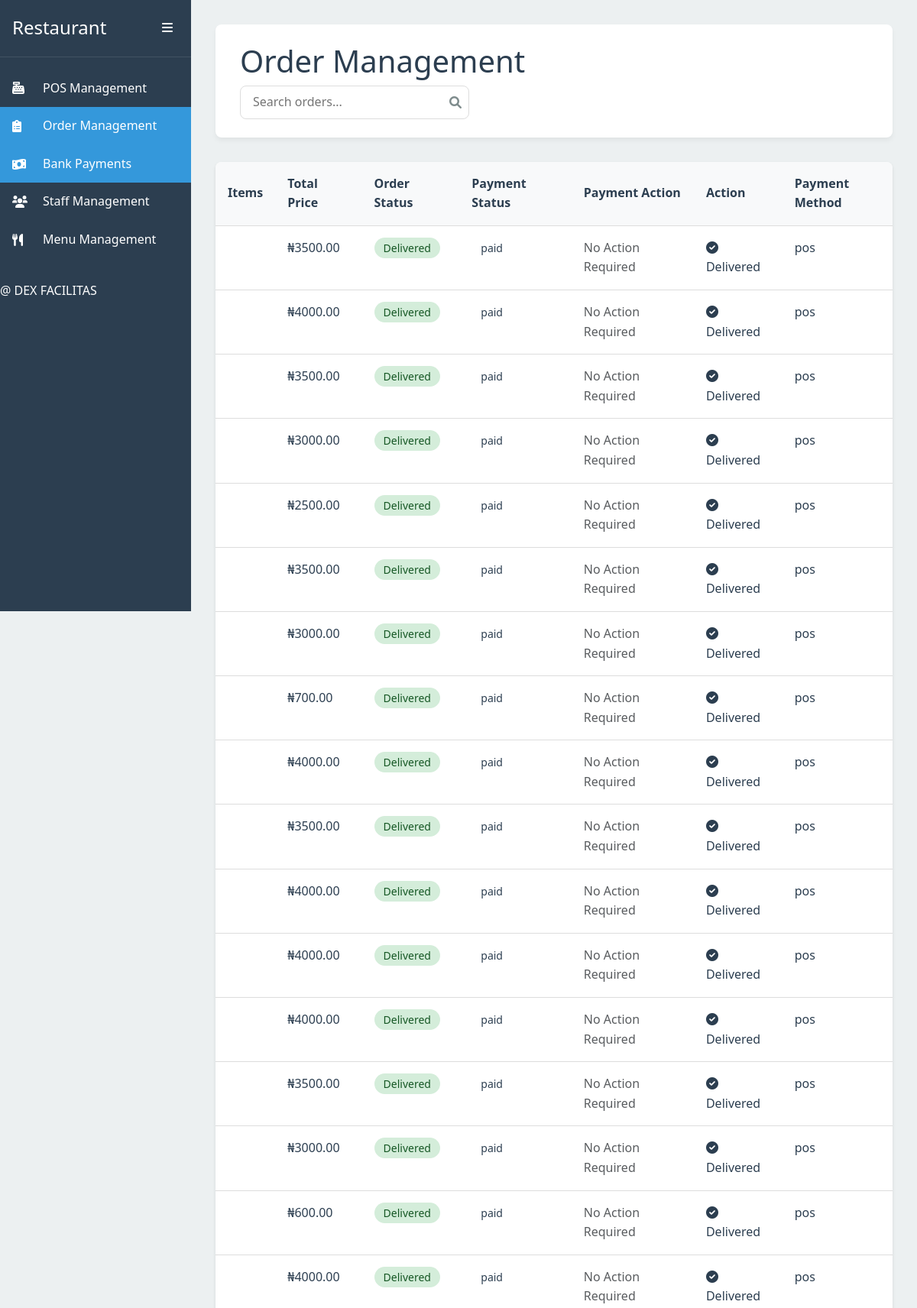
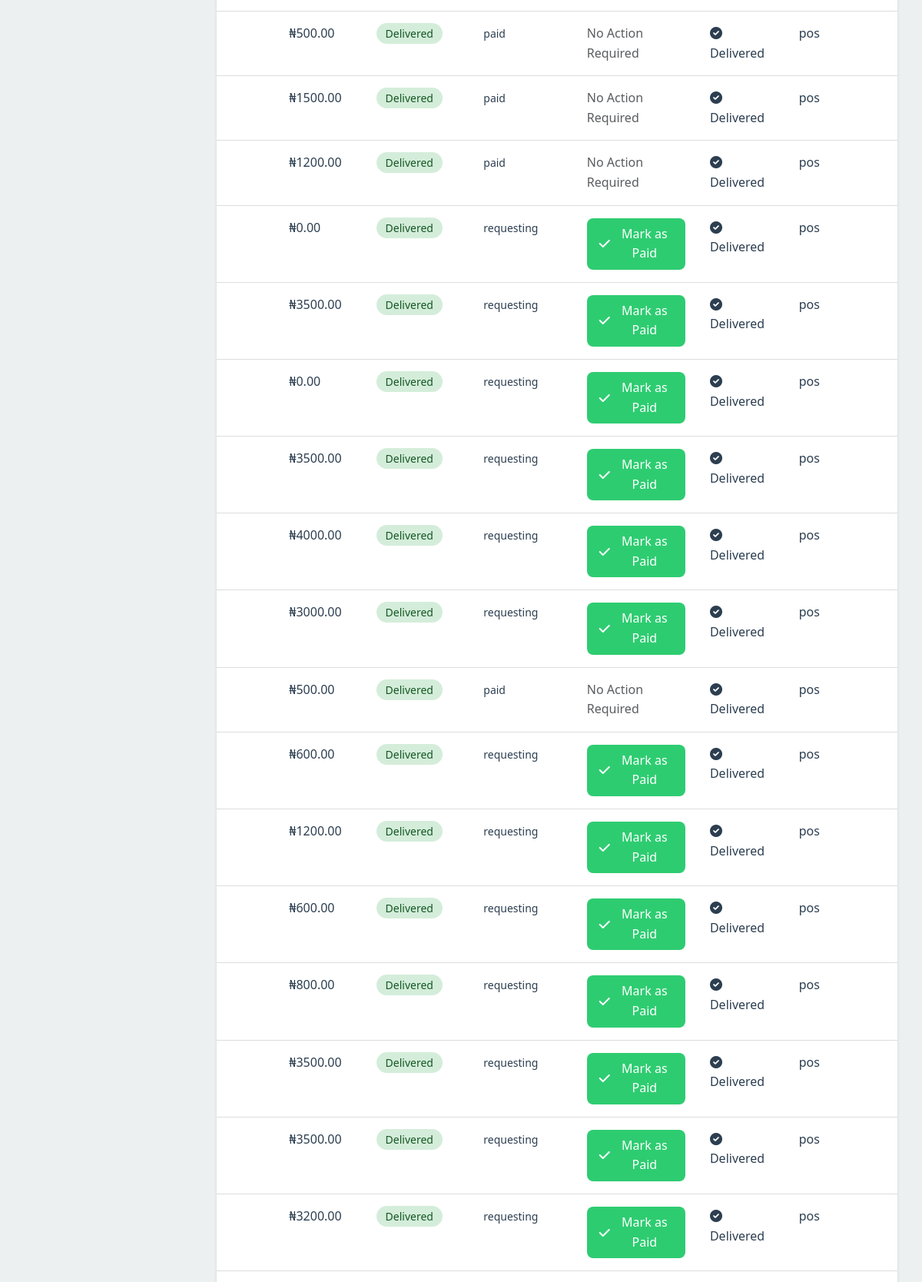
Screenshot of /orders/ (upper part) with the database file from the repository (2 pictures, top to bottom).
### myapp/models.py (models this page shows, shortened)
class Order(models.Model):
    STATUS_CHOICES = [
        ('pending', 'Pending'),
        ('delivered', 'Delivered'),
        ('cancelled', 'Cancelled'),
    ]
    PAYMENT_METHODS = [
        ('online', 'Online'),
        ('pos', 'POS'),
        ('transfer', 'Bank Transfer'),
    ]
    PAYMENT_STATUS_CHOICES = [
        ('requesting', 'Requesting'),
        ('paid', 'Paid'),
        ('failed', 'Failed'),
    ]
    table_number = models.IntegerField()
    item = models.CharField(max_length=255)
    price = models.DecimalField(max_digits=10, decimal_places=2)
    status = models.CharField(max_length=10, choices=STATUS_CHOICES, default='pending')
    payment_method = models.CharField(max_length=10, choices=PAYMENT_METHODS, default='pos')
    payment_status = models.CharField(max_length=20, choices=PAYMENT_STATUS_CHOICES, default='requesting')
    created_at = models.DateTimeField(auto_now_add=True)

### myapp/views.py (the view)
# urls.py: path('orders/', views.view_orders, name='view_orders'),  # View orders
def view_orders(request):
    orders = Order.objects.all()
    order_items = []
    for order in orders:
        items = request.session.get(f'order_list_{order.id}', [])
        for item in items:
            order_items.append({
                'order_id': order.id,
                'name': item['name'],
                'price': item['price']
            })
    return render(request, 'orders.html', {
        'orders': orders,
        'order_items': order_items
    })

### myapp/templatetags/order_filters.py (called while the page is built)
@register.filter
def get_order_items(order_items, order_id):
    return [item for item in order_items if item['order_id'] == order_id]

### myapp/templates/orders.html (shortened to what this page needs)
{% load static %}
{% load order_filters %}
<!DOCTYPE html>
<html lang="en">
<head>
    <link href="https://cdn.jsdelivr.net/npm/bootstrap@5.3.0/dist/css/bootstrap.min.css" rel="stylesheet">
    <link rel="stylesheet" href="{% static 'dashboard.css' %}">
    <link rel="stylesheet" href="https://cdnjs.cloudflare.com/ajax/libs/font-awesome/6.0.0/css/all.min.css">
</head>
<body>
    <div class="dashboard">
        <aside class="sidebar" id="sidebar">
            <div class="sidebar-header">
                <h2>Restaurant</h2>
                <button class="sidebar-toggle" id="sidebarToggle">
                    <i class="fas fa-bars"></i>
                </button>
            </div>
            <nav class="sidebar-nav">
                <ul>
                    <li>
                        <a href="{% url 'manage_pos_payments' %}" class="nav-link">
                            <i class="fas fa-cash-register"></i>
                            <span>POS Management</span>
                        </a>
                    </li>
                    <li>
                        <a href="{% url 'view_orders' %}" class="nav-link active">
                            <i class="fas fa-clipboard-list"></i>
                            <span>Order Management</span>
                        </a>
                    </li>
                    <li>
                        <a href="{% url 'manage_bank_payments' %}" class="nav-link active">
                            <i class="fas fa-money-bill-wave"></i>
                            <span>Bank Payments</span>
                        </a>
                    </li>
                    <li>
                        <a href="{% url 'staff_management'%}" class="nav-link">
                            <i class="fas fa-users"></i>
                            <span>Staff Management</span>
                        </a>
                    </li>
                    <li>
                        <a href="{% url 'menu_management'%}" class="nav-link">
                            <i class="fas fa-utensils"></i>
                            <span>Menu Management</span>
                        </a>
                    </li>
                </ul>
                <h6>@ DEX FACILITAS</h6>
            </nav>
        </aside>
        <main class="main-content">
            <header class="content-header">
                <h1>Order Management</h1>
                <div class="header-actions">
                    <div class="search-box">
                        <input type="text" placeholder="Search orders...">
                        <i class="fas fa-search"></i>
                    </div>
                </div>
            </header>
            <div class="content-body">
                <div class="orders-table-wrapper">
                    <table class="orders-table">
                        <thead>
                            <tr>
                                <th>Items</th>
                                <th>Total Price</th>
                                <th>Order Status</th>
                                <th>Payment Status</th>
                                <th>Payment Action</th>
                                <th>Action</th>
                                <th>Payment Method</th>
                            </tr>
                        </thead>
                        <tbody>
                            {% for order in orders %}
                            <tr data-order-id="{{ order.id }}">
                                <td>
                                </td>
                                <td class="price">₦{{ order.price }}</td>
                                <td>
                                    <span class="status-badge status-{{ order.get_status_display|lower }}">
                                        {{ order.get_status_display }}
                                    </span>
                                </td>
                                <td>
                                    <span class="payment-badge payment-{{ order.payment_status|lower }}">
                                        {{ order.payment_status }}
                                    </span>
                                </td>
                                <td>
                                    {% if order.payment_status == 'requesting' %}
                                    <form method="post" action="{% url 'mark_as_paid' order.id %}" class="payment-form">
                                        <button type="submit" class="btn-action btn-pay">
                                            <i class="fas fa-check"></i> Mark as Paid
                                        </button>
                                    </form>
                                    {% else %}
                                    <span class="text-muted">No Action Required</span>
                                    {% endif %}
                                </td>
                                <td>
                                    {% if order.status == 'pending' %}
                                    <button class="btn-action btn-deliver" onclick="markAsDelivered({{ order.id }})">
                                        <i class="fas fa-truck"></i> Mark Delivered
                                    </button>
                                    {% else %}
                                    <span class="status-complete">
                                        <i class="fas fa-check-circle"></i> Delivered
                                    </span>
                                    {% endif %}
                                </td>
                                <td>{{ order.payment_method }}</td>
                            </tr>
                            {% endfor %}
                        </tbody>
                    </table>
                </div>
            </div>
            </div>
</body>
</html>

### myapp/static/dashboard.css (style rules this page uses)
:root { --primary-color: #2c3e50; --secondary-color: #34495e; --accent-color: #3498db; --success-color: #2ecc71; --warning-color: #f1c40f; --danger-color: #e74c3c; --text-primary: #2c3e50; --text-secondary: #7f8c8d; --background-light: #ecf0f1; --sidebar-width: 250px; --sidebar-collapsed-width: 70px; --header-height: 60px; --border-radius: 8px; --transition-speed: 0.3s; }
* { margin: 0; padding: 0; box-sizing: border-box; }
body { font-family: 'Segoe UI', Tahoma, Geneva, Verdana, sans-serif; background-color: var(--background-light); color: var(--text-primary); line-height: 1.6; }
.dashboard { display: flex; min-height: 100vh; }
.sidebar { width: var(--sidebar-width); background-color: var(--primary-color); color: white; transition: width var(--transition-speed) ease; position: fixed; height: 100vh; z-index: 1000; }
.sidebar-header { padding: 1rem; display: flex; align-items: center; justify-content: space-between; border-bottom: 1px solid rgba(255, 255, 255, 0.1); }
.sidebar-header h2 { font-size: 1.5rem; margin: 0; }
.sidebar-toggle { background: none; border: none; color: white; cursor: pointer; padding: 0.5rem; }
.sidebar-nav ul { list-style: none; padding: 1rem 0; }
.nav-link { display: flex; align-items: center; padding: 0.75rem 1rem; color: white; text-decoration: none; transition: background-color var(--transition-speed) ease; }
.nav-link i { width: 24px; margin-right: 1rem; }
.nav-link.active { background-color: var(--accent-color); }
.main-content { flex: 1; margin-left: var(--sidebar-width); transition: margin var(--transition-speed) ease; padding: 2rem; }
.content-header { background: white; padding: 1.5rem 2rem; border-radius: var(--border-radius); box-shadow: 0 4px 6px rgba(0, 0, 0, 0.05); margin-bottom: 2rem; }
.btn-action { padding: 0.75rem 1.5rem; border-radius: var(--border-radius); font-weight: 600; transition: all 0.2s ease; }
.search-box { position: relative; width: 300px; }
.search-box input { width: 100%; padding: 0.5rem 2rem 0.5rem 1rem; border: 1px solid #ddd; border-radius: var(--border-radius); }
.search-box i { position: absolute; right: 10px; top: 50%; transform: translateY(-50%); color: var(--text-secondary); }
.orders-table-wrapper { background: white; border-radius: var(--border-radius); box-shadow: 0 2px 4px rgba(0, 0, 0, 0.1); overflow-x: auto; }
.orders-table { width: 100%; border-collapse: collapse; }
.orders-table th, .orders-table td { padding: 1rem; text-align: left; border-bottom: 1px solid #ddd; }
.orders-table th { background-color: #f8f9fa; font-weight: 600; }
.status-badge, .payment-badge { padding: 0.25rem 0.75rem; border-radius: 20px; font-size: 0.875rem; font-weight: 500; }
.status-delivered { background-color: #d4edda; color: #155724; }
.btn-action { padding: 0.5rem 1rem; border: none; border-radius: var(--border-radius); cursor: pointer; font-weight: 500; display: inline-flex; align-items: center; gap: 0.5rem; transition: background-color var(--transition-speed) ease; }
.btn-pay { background-color: var(--success-color); color: white; }
.payment-form { margin: 0; }
.btn-pay { background-color: var(--success-color); color: white; padding: 0.5rem 1rem; border: none; border-radius: var(--border-radius); cursor: pointer; transition: background-color 0.2s ease; display: inline-flex; align-items: center; gap: 0.5rem; }
.orders-table td { vertical-align: top; padding: 1rem; }

### rows the page displays
Order: price "3500.00", status "Delivered", payment_status "paid", shows "No Action Required", payment_method "pos"
Order: price "4000.00", status "Delivered", payment_status "paid", shows "No Action Required", payment_method "pos"
Order: price "3500.00", status "Delivered", payment_status "paid", shows "No Action Required", payment_method "pos"
Order: price "3000.00", status "Delivered", payment_status "paid", shows "No Action Required", payment_method "pos"
Order: price "2500.00", status "Delivered", payment_status "paid", shows "No Action Required", payment_method "pos"
Order: price "3500.00", status "Delivered", payment_status "paid", shows "No Action Required", payment_method "pos"
Order: price "3000.00", status "Delivered", payment_status "paid", shows "No Action Required", payment_method "pos"
Order: price "700.00", status "Delivered", payment_status "paid", shows "No Action Required", payment_method "pos"
Order: price "4000.00", status "Delivered", payment_status "paid", shows "No Action Required", payment_method "pos"
Order: price "3500.00", status "Delivered", payment_status "paid", shows "No Action Required", payment_method "pos"
Order: price "4000.00", status "Delivered", payment_status "paid", shows "No Action Required", payment_method "pos"
Order: price "4000.00", status "Delivered", payment_status "paid", shows "No Action Required", payment_method "pos"
Order: price "4000.00", status "Delivered", payment_status "paid", shows "No Action Required", payment_method "pos"
Order: price "3500.00", status "Delivered", payment_status "paid", shows "No Action Required", payment_method "pos"
Order: price "3000.00", status "Delivered", payment_status "paid", shows "No Action Required", payment_method "pos"
Order: price "600.00", status "Delivered", payment_status "paid", shows "No Action Required", payment_method "pos"
Order: price "4000.00", status "Delivered", payment_status "paid", shows "No Action Required", payment_method "pos"
Order: price "500.00", status "Delivered", payment_status "paid", shows "No Action Required", payment_method "pos"
Order: price "1500.00", status "Delivered", payment_status "paid", shows "No Action Required", payment_method "pos"
Order: price "1200.00", status "Delivered", payment_status "paid", shows "No Action Required", payment_method "pos"
Order: price "0.00", status "Delivered", payment_status "requesting", shows "Mark as Paid", payment_method "pos"
Order: price "3500.00", status "Delivered", payment_status "requesting", shows "Mark as Paid", payment_method "pos"
Order: price "0.00", status "Delivered", payment_status "requesting", shows "Mark as Paid", payment_method "pos"
Order: price "3500.00", status "Delivered", payment_status "requesting", shows "Mark as Paid", payment_method "pos"
Order: price "4000.00", status "Delivered", payment_status "requesting", shows "Mark as Paid", payment_method "pos"
Order: price "3000.00", status "Delivered", payment_status "requesting", shows "Mark as Paid", payment_method "pos"
Order: price "500.00", status "Delivered", payment_status "paid", shows "No Action Required", payment_method "pos"
Order: price "600.00", status "Delivered", payment_status "requesting", shows "Mark as Paid", payment_method "pos"
Order: price "1200.00", status "Delivered", payment_status "requesting", shows "Mark as Paid", payment_method "pos"
Order: price "600.00", status "Delivered", payment_status "requesting", shows "Mark as Paid", payment_method "pos"
Order: price "800.00", status "Delivered", payment_status "requesting", shows "Mark as Paid", payment_method "pos"
Order: price "3500.00", status "Delivered", payment_status "requesting", shows "Mark as Paid", payment_method "pos"
Order: price "3500.00", status "Delivered", payment_status "requesting", shows "Mark as Paid", payment_method "pos"
Order: price "3200.00", status "Delivered", payment_status "requesting", shows "Mark as Paid", payment_method "pos"
